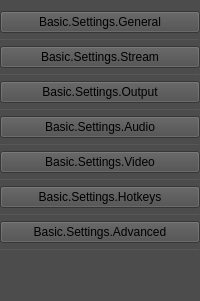
      <widget class="QFrame" name="frame">
       <property name="styleSheet">
        <string notr="true">background-color: rgb(76, 76, 76);</string>
       </property>
       <layout class="QVBoxLayout" name="verticalLayout_6">
        <property name="leftMargin">
         <number>0</number>
        </property>
        <property name="rightMargin">
         <number>0</number>
        </property>
        <item>
         <widget class="QPushButton" name="SettingsGeneralButton">
          <property name="sizePolicy">
           <sizepolicy hsizetype="Minimum" vsizetype="Fixed">
            <horstretch>0</horstretch>
            <verstretch>0</verstretch>
           </sizepolicy>
          </property>
          <property name="autoFillBackground">
           <bool>false</bool>
          </property>
          <property name="styleSheet">
           <string notr="true"/>
          </property>
          <property name="text">
           <string>Basic.Settings.General</string>
          </property>
          <property name="icon">
           <iconset resource="obs.qrc">
            <normaloff>:/settings/images/settings/general.svg</normaloff>:/settings/images/settings/general.svg</iconset>
          </property>
          <property name="checkable">
           <bool>false</bool>
          </property>
          <property name="checked">
           <bool>false</bool>
          </property>
          <property name="autoDefault">
           <bool>true</bool>
          </property>
          <attribute name="buttonGroup">
           <string notr="true">basicSettingsButtonGroup</string>
          </attribute>
         </widget>
        </item>
        <item>
         <widget class="Line" name="line">
          <property name="sizePolicy">
           <sizepolicy hsizetype="Minimum" vsizetype="Minimum">
            <horstretch>0</horstretch>
            <verstretch>0</verstretch>
           </sizepolicy>
          </property>
          <property name="minimumSize">
           <size>
            <width>0</width>
            <height>1</height>
           </size>
          </property>
          <property name="maximumSize">
           <size>
            <width>16777215</width>
            <height>1</height>
           </size>
          </property>
          <property name="styleSheet">
           <string notr="true">color: rgb(42, 42, 45);</string>
          </property>
          <property name="orientation">
           <enum>Qt::Horizontal</enum>
          </property>
         </widget>
        </item>
        <item>
         <widget class="QPushButton" name="SettingsStreamButton">
          <property name="text">
           <string>Basic.Settings.Stream</string>
          </property>
          <property name="icon">
           <iconset resource="obs.qrc">
            <normaloff>:/settings/images/settings/stream.svg</normaloff>:/settings/images/settings/stream.svg</iconset>
          </property>
          <attribute name="buttonGroup">
           <string notr="true">basicSettingsButtonGroup</string>
          </attribute>
         </widget>
        </item>
        <item>
         <widget class="Line" name="line_2">
          <property name="minimumSize">
           <size>
            <width>0</width>
            <height>1</height>
           </size>
          </property>
          <property name="maximumSize">
           <size>
            <width>16777215</width>
            <height>1</height>
           </size>
          </property>
          <property name="styleSheet">
           <string notr="true">color: rgb(42, 42, 45);</string>
          </property>
          <property name="orientation">
           <enum>Qt::Horizontal</enum>
          </property>
         </widget>
        </item>
        <item>
         <widget class="QPushButton" name="SettingsOutputButton">
          <property name="text">
           <string>Basic.Settings.Output</string>
          </property>
          <property name="icon">
           <iconset resource="obs.qrc">
            <normaloff>:/settings/images/settings/output.svg</normaloff>:/settings/images/settings/output.svg</iconset>
          </property>
          <attribute name="buttonGroup">
           <string notr="true">basicSettingsButtonGroup</string>
          </attribute>
         </widget>
        </item>
        <item>
         <widget class="Line" name="line_3">
          <property name="minimumSize">
           <size>
            <width>0</width>
            <height>1</height>
           </size>
          </property>
          <property name="maximumSize">
           <size>
            <width>16777215</width>
            <height>1</height>
           </size>
          </property>
          <property name="styleSheet">
           <string notr="true">color: rgb(42, 42, 45);</string>
          </property>
          <property name="orientation">
           <enum>Qt::Horizontal</enum>
          </property>
         </widget>
        </item>
        <item>
         <widget class="QPushButton" name="SettingsAudioButton">
          <property name="text">
           <string>Basic.Settings.Audio</string>
          </property>
          <property name="icon">
           <iconset resource="obs.qrc">
            <normaloff>:/settings/images/settings/audio.svg</normaloff>:/settings/images/settings/audio.svg</iconset>
          </property>
          <attribute name="buttonGroup">
           <string notr="true">basicSettingsButtonGroup</string>
          </attribute>
         </widget>
        </item>
        <item>
         <widget class="Line" name="line_4">
          <property name="minimumSize">
           <size>
            <width>0</width>
            <height>1</height>
           </size>
          </property>
          <property name="maximumSize">
           <size>
            <width>16777215</width>
            <height>1</height>
           </size>
          </property>
          <property name="styleSheet">
           <string notr="true">color: rgb(42, 42, 45);</string>
          </property>
          <property name="orientation">
           <enum>Qt::Horizontal</enum>
          </property>
         </widget>
        </item>
        <item>
         <widget class="QPushButton" name="SettingsVideoButton">
          <property name="text">
           <string>Basic.Settings.Video</string>
          </property>
          <property name="icon">
           <iconset resource="obs.qrc">
            <normaloff>:/settings/images/settings/video.svg</normaloff>:/settings/images/settings/video.svg</iconset>
          </property>
          <attribute name="buttonGroup">
           <string notr="true">basicSettingsButtonGroup</string>
          </attribute>
         </widget>
        </item>
        <item>
         <widget class="Line" name="line_5">
          <property name="minimumSize">
           <size>
            <width>0</width>
            <height>1</height>
           </size>
          </property>
          <property name="maximumSize">
           <size>
            <width>16777215</width>
            <height>1</height>
           </size>
          </property>
          <property name="styleSheet">
           <string notr="true">color: rgb(42, 42, 45);</string>
          </property>
          <property name="orientation">
           <enum>Qt::Horizontal</enum>
          </property>
         </widget>
        </item>
        <item>
         <widget class="QPushButton" name="SettingsHotkeysButton">
          <property name="text">
           <string>Basic.Settings.Hotkeys</string>
          </property>
          <property name="icon">
           <iconset resource="obs.qrc">
            <normaloff>:/settings/images/settings/hotkeys.svg</normaloff>:/settings/images/settings/hotkeys.svg</iconset>
          </property>
          <attribute name="buttonGroup">
           <string notr="true">basicSettingsButtonGroup</string>
          </attribute>
         </widget>
        </item>
        <item>
         <widget class="Line" name="line_6">
          <property name="minimumSize">
           <size>
            <width>0</width>
            <height>1</height>
           </size>
          </property>
          <property name="maximumSize">
           <size>
            <width>16777215</width>
            <height>1</height>
           </size>
          </property>
          <property name="styleSheet">
           <string notr="true">color: rgb(42, 42, 45);</string>
          </property>
          <property name="orientation">
           <enum>Qt::Horizontal</enum>
          </property>
         </widget>
        </item>
        <item>
         <widget class="QPushButton" name="SettingsAdvancedButton">
          <property name="text">
           <string>Basic.Settings.Advanced</string>
          </property>
          <property name="icon">
           <iconset resource="obs.qrc">
            <normaloff>:/settings/images/settings/advanced.svg</normaloff>:/settings/images/settings/advanced.svg</iconset>
          </property>
          <attribute name="buttonGroup">
           <string notr="true">basicSettingsButtonGroup</string>
          </attribute>
         </widget>
        </item>
        <item>
         <widget class="Line" name="line_7">
          <property name="minimumSize">
           <size>
            <width>0</width>
            <height>1</height>
           </size>
          </property>
          <property name="maximumSize">
           <size>
            <width>16777215</width>
            <height>1</height>
           </size>
          </property>
          <property name="styleSheet">
           <string notr="true">color: rgb(66, 65, 66);</string>
          </property>
          <property name="orientation">
           <enum>Qt::Horizontal</enum>
          </property>
         </widget>
        </item>
        <item>
         <spacer name="verticalSpacer_3">
          <property name="orientation">
           <enum>Qt::Vertical</enum>
          </property>
          <property name="sizeHint" stdset="0">
           <size>
            <width>10</width>
            <height>40</height>
           </size>
          </property>
         </spacer>
        </item>
       </layout>
      </widget>
